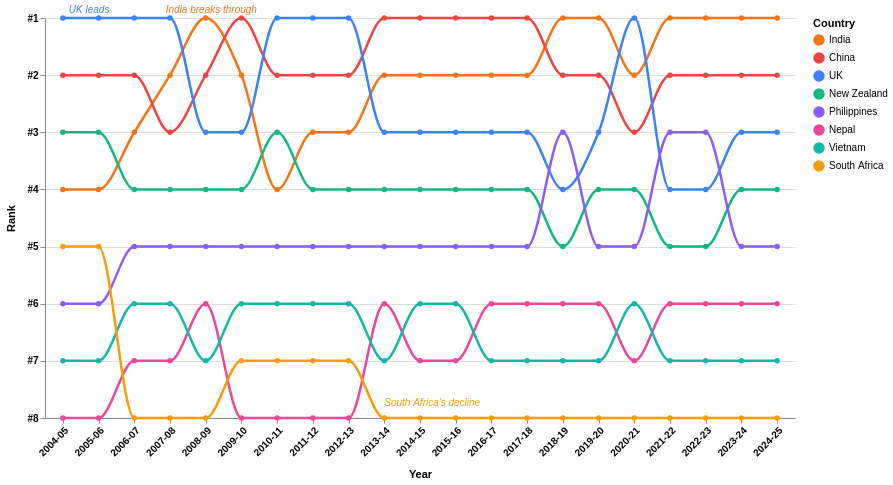

Write the Vega-Lite specification saved for this chart.
### Vega-Lite specification from a JSON file in a GitHub repository (floating-point values rounded to 4 significant figures; data arrays with more than 128 entries replaced by an {"elided": "..."} marker saying what was removed)
{"$schema": "https://vega.github.io/schema/vega-lite/v5.json", "width": 750, "height": 400, "background": "#ffffff", "config": {"view": {"stroke": null}}, "layer": [{"data": {"values": {"elided": "168 records"}}, "params": [{"name": "hover", "select": {"type": "point", "fields": ["country"], "on": "mouseover", "nearest": false}}], "mark": {"type": "line", "point": true, "strokeWidth": 2.5, "interpolate": "monotone"}, "encoding": {"x": {"field": "year", "type": "ordinal", "axis": {"labelAngle": -45, "title": "Year", "labelFontSize": 10, "labelFontWeight": "bold", "titlePadding": 10}}, "y": {"field": "rank", "type": "quantitative", "sort": "ascending", "scale": {"domain": [1, 8], "reverse": true}, "axis": {"title": "Rank", "values": [1, 2, 3, 4, 5, 6, 7, 8], "labelExpr": "'#' + datum.value", "labelFontWeight": "bold", "titlePadding": 10}}, "color": {"field": "country", "type": "nominal", "scale": {"domain": ["India", "China", "UK", "New Zealand", "Philippines", "Nepal", "Vietnam", "South Africa"], "range": ["#f97316", "#ef4444", "#3b82f6", "#10b981", "#8b5cf6", "#ec4899", "#14b8a6", "#f59e0b"]}, "legend": {"title": "Country", "orient": "right"}}, "opacity": {"condition": {"param": "hover", "empty": true, "value": 1}, "value": 0.1}, "strokeWidth": {"condition": {"param": "hover", "empty": true, "value": 2.5}, "value": 1}, "tooltip": [{"field": "year", "title": "Year"}, {"field": "country", "title": "Country"}, {"field": "rank", "title": "Rank"}]}}, {"data": {"values": [{"year": "2004-05", "rank": 1, "label": "UK leads"}]}, "mark": {"type": "text", "align": "left", "dx": 6, "dy": -8, "fontSize": 10, "fontStyle": "italic", "color": "#3b82f6"}, "encoding": {"x": {"field": "year", "type": "ordinal"}, "y": {"field": "rank", "type": "quantitative", "scale": {"domain": [1, 8], "reverse": true}}, "text": {"field": "label"}}}, {"data": {"values": [{"year": "2008-09", "rank": 1, "label": "India breaks through"}]}, "mark": {"type": "text", "align": "left", "dx": -40, "dy": -8, "fontSize": 10, "fontStyle": "italic", "color": "#f97316"}, "encoding": {"x": {"field": "year", "type": "ordinal"}, "y": {"field": "rank", "type": "quantitative", "scale": {"domain": [1, 8], "reverse": true}}, "text": {"field": "label"}}}, {"data": {"values": [{"year": "2020-21", "rank": 8, "label": "South Africa's decline"}]}, "mark": {"type": "text", "align": "left", "dx": -250, "dy": -15, "fontSize": 10, "fontStyle": "italic", "color": "#f59e0b"}, "encoding": {"x": {"field": "year", "type": "ordinal"}, "y": {"field": "rank", "type": "quantitative", "scale": {"domain": [1, 8], "reverse": true}}, "text": {"field": "label"}}}]}
